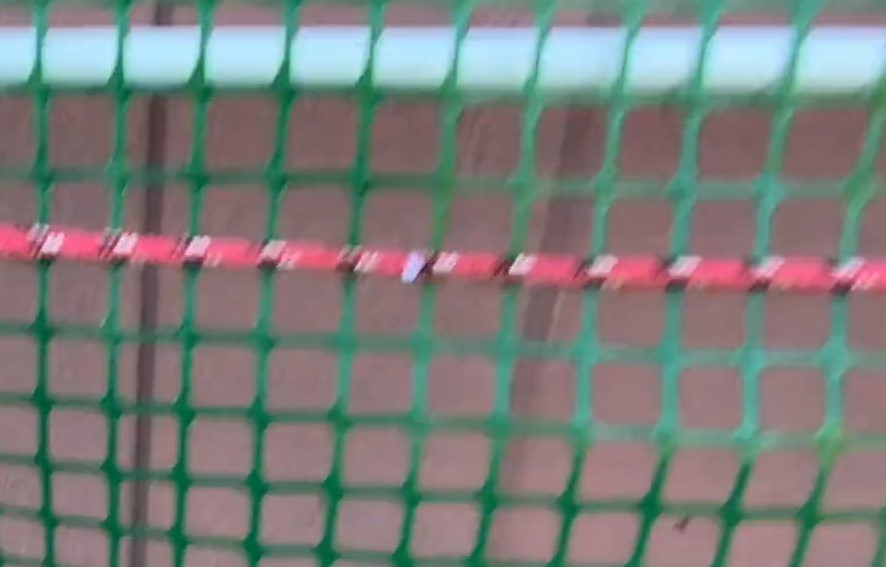
#> input picture src/nautilus_scripts/scripts/transect_line/transect_images/Transect11.jpg, 886 x 567 px
$ python transect_line_runner.py
#> lines starting #> are read from the running program, lines starting #| are printed output that depends on the picture; after the words box and inside, x2 and y2 are one past the last pixel; in counts of white or black regions, pixels touching at a corner belong together
#!/usr/bin/env python3
"""
ROS driver for the transect line task

Authored by Kelvin Ng
Used: https://stackoverflow.com/questions/60150480/opencv-detect-only-a-particular-line-in-an-image
"""
from enum import Enum
import cv2
import numpy as np

class Direction(Enum):
    RIGHT = 1
    DOWN = 2
    LEFT = 3
    DONE = 4

# Red Line Thresholds
lowcolor = (0,0,60)
highcolor = (120,50,135)

# How many pixels off the border of the image to count towards a region (top, bottom, left, right)
pixel_cutoff = 100
# How many points need to be in a region to influence direction calculation
point_cutoff = 30

def process_image(filename, cur_direction):
    # read image as grayscale
#> called with filename = './transect_images/Transect11.jpg'
    img = cv2.imread(filename)
#> img is the input picture: shape (567, 886, 3); mean B, G, R 124, 126.7, 124.8
    img_height = img.shape[0]
#> img_height = 567
    img_width = img.shape[1]
#> img_width = 886

    # threshold on red color
    thresh = cv2.inRange(img, lowcolor, highcolor)
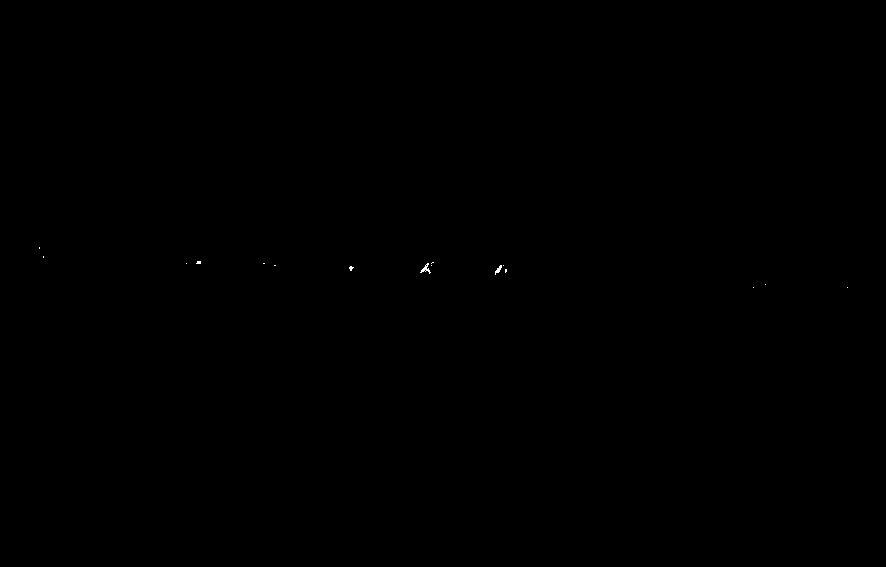
#> thresh: shape (567, 886); 0.03% white in thin lines or dots, all inside (x1, y1, x2, y2) = (39, 247, 848, 288)


    # apply morphology close
    kernel = np.ones((5,5), np.uint8)
    thresh = cv2.morphologyEx(thresh, cv2.MORPH_CLOSE, kernel)
#> thresh: shape (567, 886); 0.03% white; 12 white regions (10 under 20 px)

    # get contours and filter on area
    result = img.copy()
    contours = cv2.findContours(thresh, cv2.RETR_EXTERNAL, cv2.CHAIN_APPROX_SIMPLE)
#> contours = 12 contours, 10 with area under 20; largest, box (x1, y1, x2, y2) and area: (420, 262, 434, 274) 49, (495, 265, 507, 275) 32
    contours = contours[0] if len(contours) == 2 else contours[1]
    result = img.copy()
    side_counts = {"left":0, "right":0, "top":0, "bottom":0}
    for c in contours:
        for point_list in c:
            for x,y in point_list:
                count_point(x, y, img_height, img_width, side_counts)
#> this loop made 12 passes
#> c on passes 1, 2, 3, 6, 7, 8, 11, 12: [[847, 287]], [[753, 287]], [[765, 284]], [[274, 265], [275, 265]], [[263, 263], [264, 263]], [[186, 263]], [[43, 256], [43, 257]], [[39, 247], [39, 248]]
    # show thresh and result
    # cv2.imshow("thresh", thresh)
    # cv2.imshow("result", result)
    cv2.waitKey(0)
    cv2.destroyAllWindows()

    # # save resulting images
    # cv2.imwrite('red_line_thresh.png',thresh)
    # cv2.imwrite('red_line_extracted.png',result)
    print(side_counts)
    new_direction = compute_direction(side_counts, cur_direction)
    print(new_direction)
    return new_direction

def count_point(x, y, img_height, img_width, side_counts):
    if x < 100:
        side_counts["left"]+=1
    if x > img_width-100:
        side_counts["right"]+=1
    if y < 100:
        side_counts["top"]+=1
    if y > img_height -100:
        side_counts["bottom"]+=1

def compute_direction(side_counts, cur_direction):
    if side_counts["left"] > point_cutoff and side_counts["right"] > point_cutoff:
        return cur_direction
    elif side_counts["bottom"] > point_cutoff:
        return Direction.DOWN
    # elif side_counts["top"] > point_cutoff and side_counts["bottom"] > point_cutoff:
    #     return Direction.DOWN
    elif side_counts["top"] > point_cutoff and side_counts["left"] > point_cutoff:
        return Direction.LEFT
    # elif side_counts["right"] > point_cutoff and side_counts["bottom"] > point_cutoff:
    #     return Direction.DOWN
    elif side_counts["top"] > point_cutoff and side_counts["right"] > point_cutoff:
        return Direction.RIGHT
    elif side_counts["right"] > point_cutoff: # Starting situation
        return Direction.RIGHT
    else: # Ending situation
        return Direction.DONE

if __name__ == "__main__":
    filename = './transect_images/Transect11.jpg'
    cur_direction = Direction.RIGHT
    process_image(filename, cur_direction)
